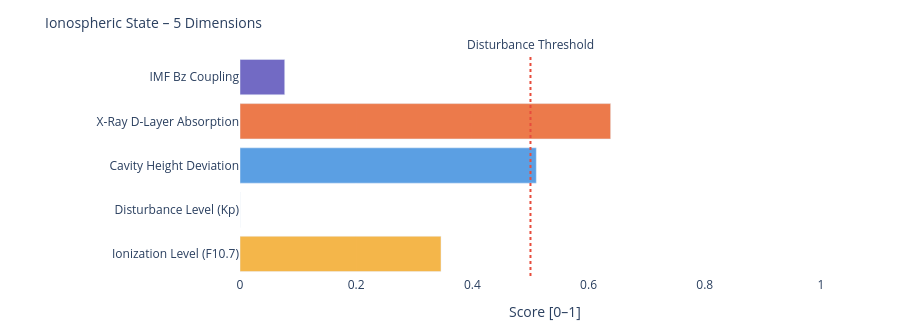

Notebook code cell kept with this figure:
### Markdown cell above
---
### 📐 Systemic Insight: Geometric Cavity vs. Real Schumann Resonance

**Relevant for:** Layer 6 = delta analysis &nbsp;|&nbsp; Layer 7 = feature vector / system interpretation

A cavity height change from 80 km to 70 km shifts the **idealized geometric frequencies** only minimally:

| Modus | Aktuell | Referenz | Δ |
|-------|---------|----------|---|
| SR-1 | 10.4762 Hz | 10.4599 Hz | +16 mHz |
| SR-2 | 18.1452 Hz | 18.1171 Hz | +28 mHz |
| SR-3 | 25.6612 Hz | 25.6215 Hz | +40 mHz |
| SR-4 | 33.1285 Hz | 33.0772 Hz | +51 mHz |

The geometric effect is limited because 10 km is very small compared to Earth's radius (~6371 km).

**Consequence:** Real Schumann deviations are likely driven more strongly by **conductivity, damping, day/night structure, lightning distribution and source geometry** than by pure cavity height.

---

**Layer 6 compares:**
```
geometric Δ from Layer 4  vs.  observed Δ from real Schumann measurement data
```

**Layer 7 Feature:**
```
If real Δ >> geometric Δ  →  non-geometric factors dominant
```

### Code cell
# ============================================================
# IONOSPHERIC STATE – Summary gauge
# Five dimensions: ionization, disturbance, cavity height, X-Ray, Bz coupling
# ============================================================

def norm(v, lo, hi):
    if v is None: return None
    return round(max(0.0, min(1.0, (v - lo) / (hi - lo))), 3)

# Ionization level (F10.7 → F2-Layer)
ioniz = norm(f107_val, 60, 250)

# Disturbance level (Kp → E/F-Layer irregularities)
disturb = norm(kp_val, 0, 9)

# Cavity height deviation from reference (80 km)
h_dev = norm(abs(h_eff - 80), 0, 20)

# X-Ray ionization (D-Layer absorption)
xray_ioniz = None
if xray_now is not None:
    xray_ioniz = norm(math.log10(max(xray_now, 1e-9)) + 9, 0, 5)

# Bz coupling (southward Bz → stronger magnetosphere-ionosphere coupling)
bz_coupling = norm(-(bz_now or 0), -5, 30) if bz_now is not None else None

dims = [
    ('Ionization Level (F10.7)',    ioniz,      '#F2A623'),
    ('Disturbance Level (Kp)',      disturb,    '#7F77DD'),
    ('Cavity Height Deviation',     h_dev,      '#378ADD'),
    ('X-Ray D-Layer Absorption',    xray_ioniz, '#E85D24'),
    ('IMF Bz Coupling',             bz_coupling,'#534AB7'),
]

fig = go.Figure()
for name, val, col in dims:
    if val is not None:
        h = int(val * 20)
        bar = '█' * h + '░' * (20 - h)
        label = f'{name}:  {bar}  {val:.3f}'
    else:
        label = f'{name}:  {"─" * 20}  n/a'
    fig.add_trace(go.Bar(
        x=[val if val is not None else 0],
        y=[name],
        orientation='h',
        marker_color=col, opacity=0.82,
        showlegend=False
    ))

fig.add_vline(x=0.5, line_dash='dot', line_color='#e74c3c',
              annotation_text='Disturbance Threshold', annotation_position='top')
fig.update_layout(
    title=dict(text='Ionospheric State – 5 Dimensions', font=dict(size=14)),
    xaxis=dict(title='Score [0–1]', range=[0, 1.05]),
    height=330, plot_bgcolor='rgba(0,0,0,0)', paper_bgcolor='rgba(0,0,0,0)',
    margin=dict(l=240, r=50, t=55, b=40)
)
fig.show()

print(f'\nIonospheric state:')
for name, val, _ in dims:
    print(f'  {name:<35} {val:.3f}' if val is not None else f'  {name:<35} n/a')

### Figure 1 — Plotly figure (JSON) as saved in the notebook; plotly's stock layout.template omitted (floating-point values rounded to 4 significant figures)
{"data": [{"marker": {"color": "#F2A623"}, "opacity": 0.82, "orientation": "h", "showlegend": false, "type": "bar", "x": [0.346], "y": ["Ionization Level (F10.7)"]}, {"marker": {"color": "#7F77DD"}, "opacity": 0.82, "orientation": "h", "showlegend": false, "type": "bar", "x": [0.0], "y": ["Disturbance Level (Kp)"]}, {"marker": {"color": "#378ADD"}, "opacity": 0.82, "orientation": "h", "showlegend": false, "type": "bar", "x": [0.51], "y": ["Cavity Height Deviation"]}, {"marker": {"color": "#E85D24"}, "opacity": 0.82, "orientation": "h", "showlegend": false, "type": "bar", "x": [0.638], "y": ["X-Ray D-Layer Absorption"]}, {"marker": {"color": "#534AB7"}, "opacity": 0.82, "orientation": "h", "showlegend": false, "type": "bar", "x": [0.077], "y": ["IMF Bz Coupling"]}], "layout": {"annotations": [{"showarrow": false, "text": "Disturbance Threshold", "x": 0.5, "xanchor": "center", "xref": "x", "y": 1, "yanchor": "bottom", "yref": "y domain"}], "height": 330, "margin": {"b": 40, "l": 240, "r": 50, "t": 55}, "paper_bgcolor": "rgba(0,0,0,0)", "plot_bgcolor": "rgba(0,0,0,0)", "shapes": [{"line": {"color": "#e74c3c", "dash": "dot"}, "type": "line", "x0": 0.5, "x1": 0.5, "xref": "x", "y0": 0, "y1": 1, "yref": "y domain"}], "title": {"font": {"size": 14}, "text": "Ionospheric State – 5 Dimensions"}, "xaxis": {"range": [0, 1.05], "title": {"text": "Score [0–1]"}}}}
